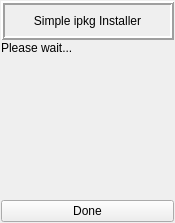
<ui version="4.0" >
 <author></author>
 <comment></comment>
 <exportmacro></exportmacro>
 <class>QipkgBase</class>
 <widget class="QWidget" name="QipkgBase" >
  <property name="geometry" >
   <rect>
    <x>0</x>
    <y>0</y>
    <width>175</width>
    <height>223</height>
   </rect>
  </property>
  <property name="windowTitle" >
   <string>Qipkg</string>
  </property>
  <layout class="QVBoxLayout" >
   <property name="margin" >
    <number>1</number>
   </property>
   <property name="spacing" >
    <number>1</number>
   </property>
   <item>
    <widget class="QLabel" name="label" >
     <property name="sizePolicy" >
      <sizepolicy>
       <hsizetype>5</hsizetype>
       <vsizetype>5</vsizetype>
       <horstretch>0</horstretch>
       <verstretch>20</verstretch>
      </sizepolicy>
     </property>
     <property name="minimumSize" >
      <size>
       <width>0</width>
       <height>20</height>
      </size>
     </property>
     <property name="frameShape" >
      <enum>QFrame::Box</enum>
     </property>
     <property name="frameShadow" >
      <enum>QFrame::Raised</enum>
     </property>
     <property name="lineWidth" >
      <number>2</number>
     </property>
     <property name="text" >
      <string>Simple ipkg Installer</string>
     </property>
     <property name="alignment" >
      <set>Qt::AlignCenter</set>
     </property>
     <property name="margin" >
      <number>1</number>
     </property>
    </widget>
   </item>
   <item>
    <widget class="QLabel" name="TextLabel1" >
     <property name="sizePolicy" >
      <sizepolicy>
       <hsizetype>5</hsizetype>
       <vsizetype>5</vsizetype>
       <horstretch>0</horstretch>
       <verstretch>80</verstretch>
      </sizepolicy>
     </property>
     <property name="minimumSize" >
      <size>
       <width>0</width>
       <height>80</height>
      </size>
     </property>
     <property name="text" >
      <string>Please wait...</string>
     </property>
     <property name="textFormat" >
      <enum>Qt::PlainText</enum>
     </property>
     <property name="alignment" >
      <set>Qt::AlignLeading|Qt::AlignLeft|Qt::AlignTop</set>
     </property>
     <property name="wordWrap" >
      <bool>true</bool>
     </property>
     <property name="margin" >
      <number>5</number>
     </property>
    </widget>
   </item>
   <item>
    <widget class="QPushButton" name="done" >
     <property name="text" >
      <string>Done</string>
     </property>
    </widget>
   </item>
  </layout>
 </widget>
 <pixmapfunction></pixmapfunction>
 <resources/>
 <connections/>
</ui>
